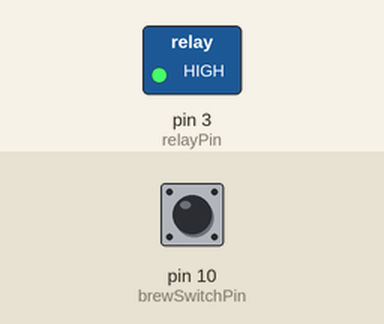
This sketch was run on a simulated Arduino Uno, built with avr-gcc and run on an emulated ATmega328P. On the bench: switched loads named in the sketch (green lamp = pin HIGH). The test bench sets the inputs (shaded band); at power-on: pin 10 (brewSwitchPin) HIGH.

Above: at 1.2 s.
1.3 s: pin 10 (brewSwitchPin) pulled LOW for 0.15 s
At 1.4 s:
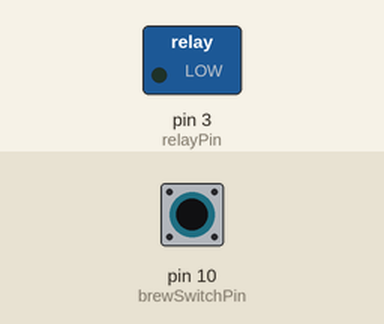
3.0 s: pin 10 (brewSwitchPin) pulled LOW for 3.2 s
At 6.7 s:
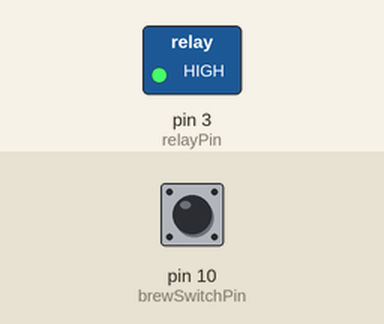
Timing chart, 0 to 8.2 s (numbered marks = the images above; inputs shaded):
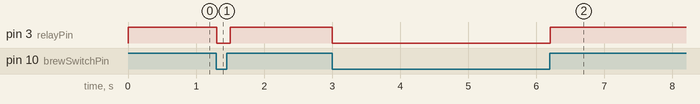

Measured:
- after the input at 1.3 s, pin 3 (relayPin): HIGH → LOW at once, → HIGH 0.20 s later
- after the input at 3.0 s, pin 3 (relayPin): HIGH → LOW at once, → HIGH 3.2 s later

The sketch:

gaggia-uno.ino
```cpp
// The brew time in milliseconds.
// E.g. 30000 equals 30 seconds.
const long brewTime = 30000;

const int relayPin = 3;
const int brewSwitchPin = 10;
int relayState = LOW;

unsigned long initTime = 0;

bool isFirstStart = true;

void setup() {
  pinMode(relayPin, OUTPUT);
  pinMode(brewSwitchPin, INPUT_PULLUP);
  Serial.begin(9600);
}

void setRelayOn() {
  digitalWrite(relayPin, LOW);
}

void setRelayOff() {
  digitalWrite(relayPin, HIGH);
}

bool isBrewSwitchOn() {
  return digitalRead(brewSwitchPin) == LOW;
}

void loop() {
  if (initTime == 0) {
    initTime = millis();
    setRelayOff();
  }

  if (isBrewSwitchOn()) {
    if ((millis() - initTime) < brewTime) {
      setRelayOn();
    }
    else {
      setRelayOff();
    }
  }

  if (!isBrewSwitchOn()) {
    setRelayOff();
    initTime = 0;
  }

  delay(100);
}
```
